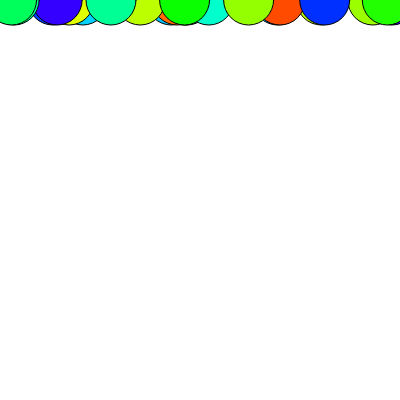
Frame 1 (no input)
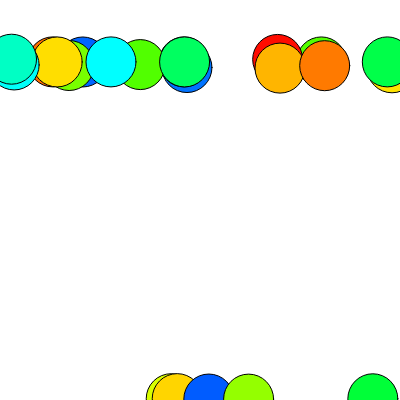
Frame 60 (no input)
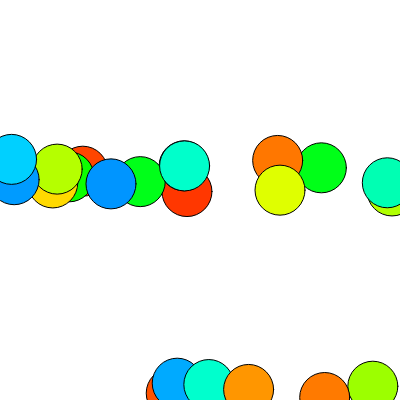
Frame 120 (the mouse pressed at the canvas centre since frame 60)

The p5.js sketch that drew these frames (run headless with seeded random() and noise() and a simulated clock; from frame 60 on, the mouse is pressed at the canvas centre):

// p5.js sketch
// ── sketch.js
let fruits = ["apple", "banana", "pear"];

let balloons = [];

function setup() {
  print(random(fruits));
  createCanvas(400, 400);
  for (let b=0; b<22; b++){
  balloons.push(new Balloon());
  }
  print(balloons[17]);
}

function draw() {
  background(220);
  for(let b of balloons){
  b.draw();
  
  }
}




function Balloon() {
  this.x = random(0,width);
  this.y = 0;
  colorMode(HSB);
  this.hue = random(0,255);
  this.speed = random(0.5,4);
  this.draw = function() {
    fill(this.hue,255,255);
    circle(this.x,this.y,50);
    this.y = this.y + this.speed;
    this.speed = this.speed + 1;
    if (this.y > height) {
    this.hue = (this.hue + 25) % 225;
    this.speed = this.speed * -0.9;
    }
  };
}
// ── style.css
html, body {
  margin: 5px;
  padding: 0;
}
canvas {
  display: block;
  border: 3px solid pink;
  margin: 10px;
}

p{ color: green;
  background: ghostwhite;
}
